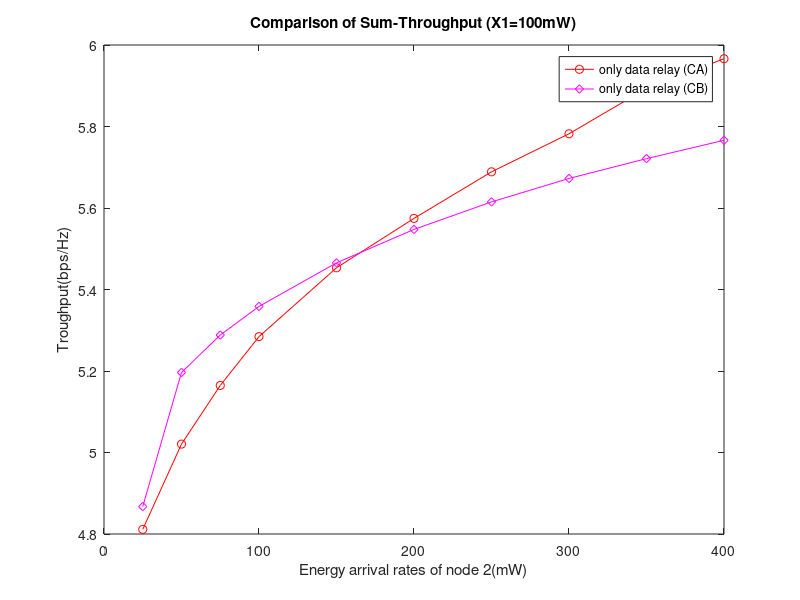

MATLAB code to generate this figure:
%p2_1 initialization t
%Q2 is changing
%only data relay
clear all
clc
a=2; %path loss exponent
Q_all=1*10^(-1).*[1 0.25;1 0.5;1 0.75;1 1;1 1.5;1 1;1 2.5;1 3;1 3.5;1 4];%x2is changing
%Q_all=1*10^(-1).*[0.25 1;0.5 1;0.75 1;1 1;1.5 1;2 1;2.5 1;3 1;3.5 1;4 1];%x1 is changing
eta=0.8;
m=size(Q_all,1);
d=[1;2;1];
sigma=[10^(-4);10^(-4)];
epsi=0.0001;
%record optimal
maxthrpt3=zeros(m,1);
maxthrpt4=zeros(m,1);
opt3_t0=zeros(4,m);
opt3_time1=zeros(m,1);
opt3_time2=zeros(m,1);
opt3_time3=zeros(m,1);
opt3_time4=zeros(m,1);
opt4_t0=zeros(4,m);
opt4_time1=zeros(m,1);
opt4_time2=zeros(m,1);
opt4_time3=zeros(m,1);
opt4_time4=zeros(m,1);
%ini t
tot_iter=0;
step=0.005;
load('d_maxthrpt_q2c_ca.mat');
load('d_maxthrpt_q2c_cb.mat');

for ic=1:m
    Q=Q_all(ic,:)';
    for t04=(opt3_time4(ic)-0.1):step:(opt3_time4(ic)+0.1)
        for t02=(opt3_time2(ic)-0.1):step:(opt3_time2(ic)+0.1)
            for t03=0.03:step:0.02
                t01=1-t03-t02-t04;
                t0=[t01;t02;t03;t04];
                [process_t1,Pka1,tka1,iter1,throuput1]=ehp2_ndc_ca(a,t0,Q,d,sigma,epsi);
                sumthrp1=sum(throuput1);
                if(maxthrpt3(ic)<sumthrp1)
                    maxthrpt3(ic)=sumthrp1;
                    opt3_t0(:,ic)=t0;
                    opt3_time1(ic)=tka1(1);
                    opt3_time2(ic)=tka1(2);
                    opt3_time3(ic)=tka1(3);
                    opt3_time4(ic)=tka1(4);
                    save d_maxthrpt_q2c_ca.mat ic Q_all opt3_time1 opt3_time2 opt3_time3 opt3_time4 opt3_t0 maxthrpt3 step
                end
                tot_iter=tot_iter+1;
            end
        end
    end
end
for ic=1:m
    Q=Q_all(ic,:)';
    for t04=(opt4_time4(ic)-0.1):step:(opt4_time4(ic)+0.1)
        for t01=(opt4_time1(ic)-0.1):step:(opt4_time1(ic)+0.1)
            for t02=0.03:step:0.02              
                t03=1-t01-t02-t04;
                t0=[t01;t02;t03;t04];                
                [process_t2,Pkb1,tkb1,iter2,throuput2]=ehp2_ndc_cb(a,t0,Q,d,sigma,epsi);
                sumthrp2=sum(throuput2);
                if(maxthrpt4(ic)<sumthrp2)
                    maxthrpt4(ic)=sumthrp2;
                    opt4_t0(:,ic)=t0;
                    opt4_time1(ic)=tkb1(1);
                    opt4_time2(ic)=tkb1(2);
                    opt4_time3(ic)=tkb1(3);
                    opt4_time4(ic)=tkb1(4);
                    save d_maxthrpt_q2c_cb.mat ic Q_all opt4_time1 opt4_time2 opt4_time3 opt4_time4 opt4_t0 maxthrpt4 step
                end
                tot_iter=tot_iter+1;
            end
        end
    end
end

pli=1000*Q_all(:,2);
figure;
plot(pli,maxthrpt3,'ro-');
hold on
plot(pli,maxthrpt4,'md-');
hold on
xlabel('Energy arrival rates of node 2(mW)')
ylabel('Troughput(bps/Hz)')
title('Comparison of Sum-Throughput (X1=100mW)')
legend('only data relay (CA)','only data relay (CB)')